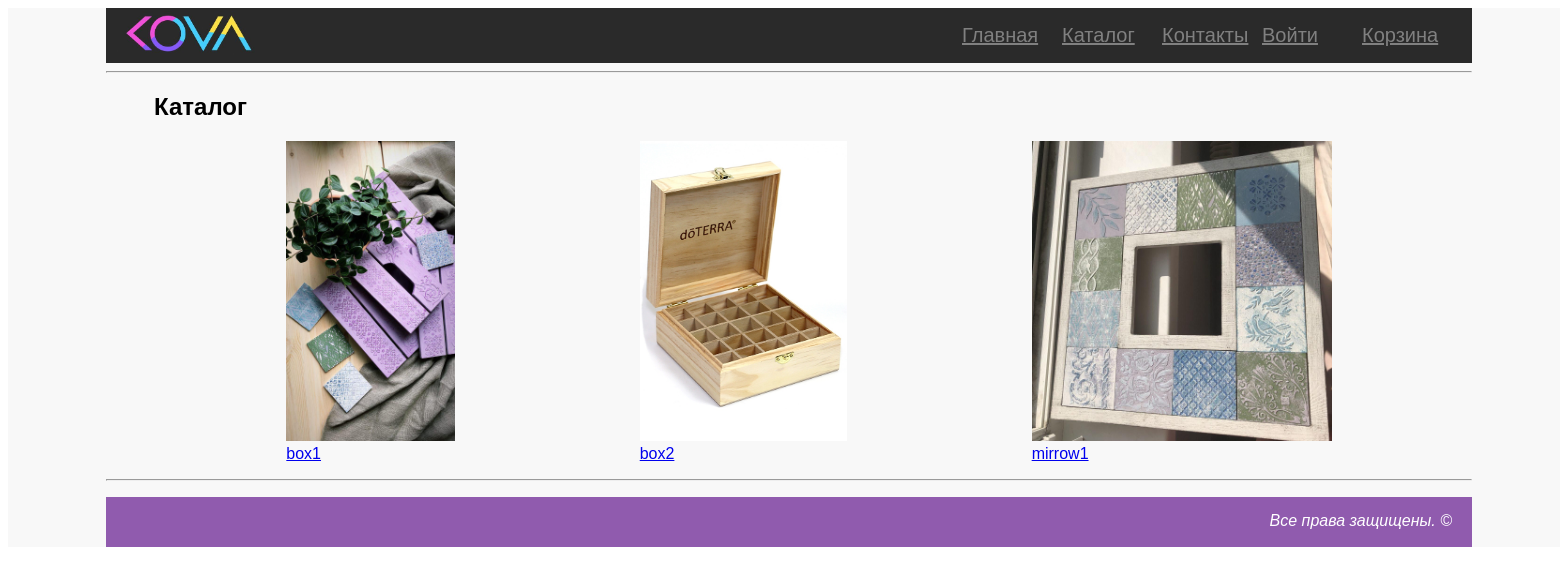
/catalog, run on the app's committed database.
### mainapp/models.py (models this page shows, shortened)
class Product(models.Model):
    PUBLICATED = 'PUB'
    PRIVATE = 'PRV'
    PUBLICATED_CHOICES = (
        (PUBLICATED, 'Publicated'),
        (PRIVATE, 'Private'),
    )
    category = models.ForeignKey(ProductCategory, on_delete=models.CASCADE)
    title = models.CharField(max_length=150)
    image = models.ImageField(blank=True, null=True)
    cost = models.DecimalField(max_digits=7, decimal_places=2)
    short_desc = models.CharField(verbose_name='краткое описание', max_length=200, blank=True)
    description = models.TextField(verbose_name='подбробное описание', blank=True)
    publicated = models.CharField(
        max_length=3,
        choices=PUBLICATED_CHOICES,
        default=PUBLICATED
    )
    created = models.DateTimeField(auto_now_add=True)
    modifield = models.DateTimeField(auto_now=True)

### mainapp/views.py (the view)
# urls.py: re_path(r'^catalog', mainapp.catalog, name='catalog'),
def catalog(request):
    query = models.Product.objects.all()
    return render(request, 'mainapp/catalog.html', {'results': query})

### mainapp/context_processors.py (called while the page is built)
def basket(request):
    print('context_processor basket works')
    basket = []
    if request.user.is_authenticated:
        basket = Basket.objects.filter(user=request.user)
    return {
        'basket': basket,
    }

### mainapp/templates/mainapp/catalog.html (shortened to what this page needs)
{% extends 'mainapp/base.html' %}
{% load static %}
{% block page_content %}
<h2>Каталог</h2>
<div class="product_catalog">
            <ul>
                {% for itm in results %}
                <li>
                     <a href="{% url 'detail' pk=itm.id %}">
                        <img src="/media/{{ itm.image }}"
                            alt="{{ itm.title }}"
                            ><br>
                        {{ itm.title }}</a><br>
                </li>
                {% endfor %}
            </ul>
        </div>
{% endblock %}

### mainapp/templates/mainapp/base.html (shortened to what this page needs)
{% load static %}
<!DOCTYPE html>
<html>
<head>
    <link rel="stylesheet" type="text/css" media="screen" href=" {% static 'css/main.css' %}" />
</head>
<body>
    <div class="container">
        <div class="header">
            <div class="logo">
            <a href="/"><img src="{% static 'img/logo.jpg' %}" alt="KoVa"></a>
            </div>
            {% include 'includes/menu.html' %}
        </div>
        <hr>
        <div class="main_area">
            {% block page_content %}{% endblock %}
        </div>
        <hr>
        <div class="footer">
            <p><i>Все права защищены. &copy;</i></p>
        </div>
    </div>
</body>
</html>

### mainapp/templates/includes/menu.html (shortened to what this page needs)
<ul class="menu">
    <li><a href="/">Главная</a></li>
    <li><a href="{% url 'catalog' %}">Каталог</a></li>
    <li><a href="{% url 'contacts' %}">Контакты</a></li>
        <li>
            {% if user.is_authenticated %}
                <a href="{% url 'auth:logout' %}">Выйти</a>
            {% else %}
                <a href="{% url 'auth:login' %}">Войти</a>
            {% endif %}
        </li>
    <li><a href="{% url 'basket:view' %}" class="basket">Корзина
        </a>
    </li>
</ul>

### mainapp/static/css/main.css (style rules this page uses)
.container { width: 1366px; margin: 0 auto; background-color: #f8f8f8; font-family: sans-serif; padding-left: 98px; padding-right: 98px; }
.header { display: flex; background-color: #2a2a2a; height: 5%; justify-content: space-between; }
.logo img { height: 50px; padding-left:10px; }
.menu { list-style-type: none; display: flex; position: relative; right: 10px; }
.menu li { border: 1px #eaeaea; width: 100px; display: flex; }
.menu a { color: grey; font-size: 20px; }
.main_area { padding-left: 48px; padding-right: 48px; }
.footer { background-color: #905BAE; height: 50px; width: 100%; color: white; position: relative; text-align: right; }
.footer p { padding-top: 15px; padding-right: 20px; }
.product_catalog img { height: 300px; }
.product_catalog ul { list-style: none ; display: flex; justify-content: space-around; }

### data on the page
Product: image (picture), title "box1"
Product: image (picture), title "box2"
Product: image (picture), title "mirrow1"
